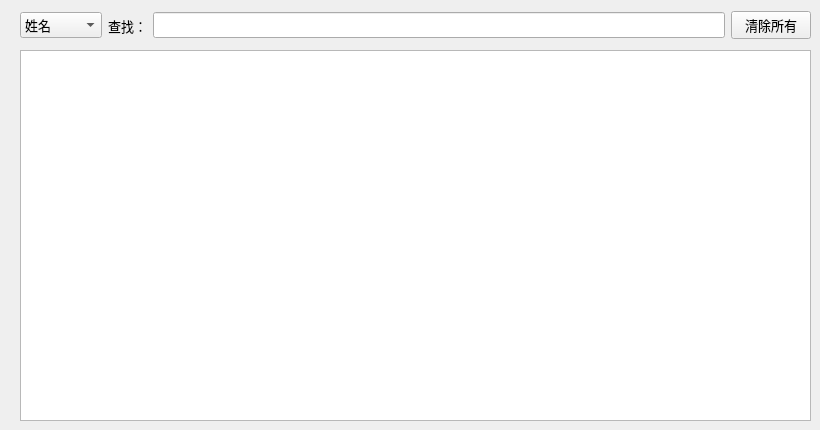
    <widget class="QWidget" name="tabGuests">
     <property name="font">
      <font>
       <family>宋体</family>
       <pointsize>12</pointsize>
      </font>
     </property>
     <property name="mouseTracking">
      <bool>true</bool>
     </property>
     <property name="statusTip">
      <string>查看已入住顾客的信息</string>
     </property>
     <property name="layoutDirection">
      <enum>Qt::LeftToRight</enum>
     </property>
     <attribute name="icon">
      <iconset>
       <normaloff>:/icons/icons/consumer.png</normaloff>:/icons/icons/consumer.png</iconset>
     </attribute>
     <attribute name="title">
      <string>顾客信息</string>
     </attribute>
     <widget class="QTableView" name="tableGuest">
      <property name="geometry">
       <rect>
        <x>20</x>
        <y>50</y>
        <width>791</width>
        <height>371</height>
       </rect>
      </property>
      <property name="mouseTracking">
       <bool>true</bool>
      </property>
      <property name="contextMenuPolicy">
       <enum>Qt::ActionsContextMenu</enum>
      </property>
      <property name="selectionMode">
       <enum>QAbstractItemView::SingleSelection</enum>
      </property>
      <property name="selectionBehavior">
       <enum>QAbstractItemView::SelectRows</enum>
      </property>
     </widget>
     <widget class="QWidget" name="layoutWidget">
      <property name="geometry">
       <rect>
        <x>20</x>
        <y>10</y>
        <width>791</width>
        <height>31</height>
       </rect>
      </property>
      <layout class="QHBoxLayout" name="horizontalLayout">
       <item>
        <widget class="QComboBox" name="comboBox">
         <property name="font">
          <font>
           <family>黑体</family>
           <pointsize>10</pointsize>
          </font>
         </property>
         <property name="mouseTracking">
          <bool>true</bool>
         </property>
         <item>
          <property name="text">
           <string>姓名</string>
          </property>
         </item>
         <item>
          <property name="text">
           <string>性别</string>
          </property>
         </item>
         <item>
          <property name="text">
           <string>身份证号</string>
          </property>
         </item>
         <item>
          <property name="text">
           <string>工作单位</string>
          </property>
         </item>
         <item>
          <property name="text">
           <string>手机号码</string>
          </property>
         </item>
         <item>
          <property name="text">
           <string>房间号</string>
          </property>
         </item>
        </widget>
       </item>
       <item>
        <widget class="QLabel" name="label">
         <property name="font">
          <font>
           <family>黑体</family>
           <pointsize>10</pointsize>
          </font>
         </property>
         <property name="mouseTracking">
          <bool>true</bool>
         </property>
         <property name="text">
          <string>查找：</string>
         </property>
        </widget>
       </item>
       <item>
        <widget class="QLineEdit" name="lineEditGuest">
         <property name="font">
          <font>
           <family>黑体</family>
           <pointsize>10</pointsize>
          </font>
         </property>
         <property name="mouseTracking">
          <bool>true</bool>
         </property>
        </widget>
       </item>
       <item>
        <widget class="QPushButton" name="clearButton">
         <property name="font">
          <font>
           <family>黑体</family>
           <pointsize>10</pointsize>
          </font>
         </property>
         <property name="mouseTracking">
          <bool>true</bool>
         </property>
         <property name="text">
          <string>清除所有</string>
         </property>
        </widget>
       </item>
      </layout>
     </widget>
    </widget>
